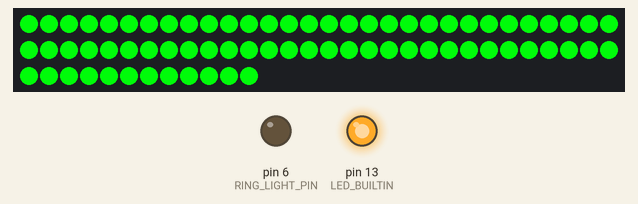
This sketch was run on a simulated Arduino Leonardo, built with avr-gcc and run on an emulated ATmega32U4. Parts: 72 RGB LEDs in strip order, left to right, continuing on the next row, output pins drawn as LEDs (lit = HIGH).

Above: at 3.1 s.

The sketch:

greenLight.ino
```cpp
/**
   Controls WS2812 leds on a ring light.
   Uses the FastLED library: https://github.com/FastLED/FastLED.
   Tested with Arduino Leonardo++ (16Hertz) from FRC.
**/
#include <FastLED.h>          // Includes the FastLED library

// Device control commands
#define RingLEDsOff       0
#define RingLEDsRed       1
#define RingLEDsGreen     2
#define RingLEDsYellow    3
#define RingLEDsOrange    4
#define RingLEDsBlue      5
#define RingLEDsWhite     6


#define RING_LIGHT_PIN     6    // Ring Light control


// LED Light section
#define COLOR_ORDER       GRB
#define CHIPSET           WS2812B   // WS2812B has 4 pins/LED, WS2812 has 6 pins/LED
#define NUM_LED_UNITS     3
#define NUM_RING_LEDS     24
#define MAX_LEDS          NUM_LED_UNITS *  NUM_RING_LEDS

CRGB leds[MAX_LEDS];

// Preset values
const CHSV GREEN(100, 255, 255);
const CHSV RED(0, 255, 255);
const CHSV BLUE(160, 255, 255);
const CHSV YELLOW(64, 255, 255);
const CHSV WHITE(0, 0, 255);
const CHSV ORANGE(32, 255, 255);
const CHSV OFF(0, 0, 0);


// Global Variables hold object distance as seen by the ultrasonic sensor, led commands etc.
boolean debug = true;


void setup() {

  // Built in LED pin 13 as output
  pinMode (LED_BUILTIN, OUTPUT);

  // Set up LED Control PIN
  pinMode (RING_LIGHT_PIN, OUTPUT);

  //For testing
  pinMode(13, OUTPUT);

  FastLED.delay(3000); // Sanity delay
  FastLED.addLeds<CHIPSET, RING_LIGHT_PIN, COLOR_ORDER>(leds, MAX_LEDS); // Initializes Ring leds

  if (debug) {
    ledCommands(RingLEDsGreen);
  }
}

void loop() {

}

// LED Control Section
void ledCommands(int cmd)
{
  switch (cmd) {
    case RingLEDsOff:
      setRingLEDsColor(OFF);
      digitalWrite(LED_BUILTIN, LOW);
      break;

    case RingLEDsRed:
      setRingLEDsColor(RED);
      digitalWrite(LED_BUILTIN, HIGH);
      break;

    case RingLEDsGreen:
      setRingLEDsColor(GREEN);
      digitalWrite(LED_BUILTIN, HIGH);
      break;

    case RingLEDsOrange:
      setRingLEDsColor(ORANGE);
      digitalWrite(LED_BUILTIN, HIGH);
      break;

    case RingLEDsYellow:
      setRingLEDsColor(YELLOW);
      digitalWrite(LED_BUILTIN, HIGH);
      break;

    case RingLEDsBlue:
      setRingLEDsColor(BLUE);
      digitalWrite(LED_BUILTIN, HIGH);
      break;

    case RingLEDsWhite:
      setRingLEDsColor(WHITE);
      digitalWrite(LED_BUILTIN, HIGH);
      break;

    default:
      // Do nothing for invalid commands
      if (debug) {
        Serial.print("Invalid LED command: ");
        Serial.println(cmd);
      }
      digitalWrite(LED_BUILTIN, LOW);
      break;

  }
}


// Control Ring LED color
void setRingLEDsColor(CHSV color) {
  fill_solid(leds, MAX_LEDS, color);
  FastLED.show();
  FastLED.delay(30);
}
```
